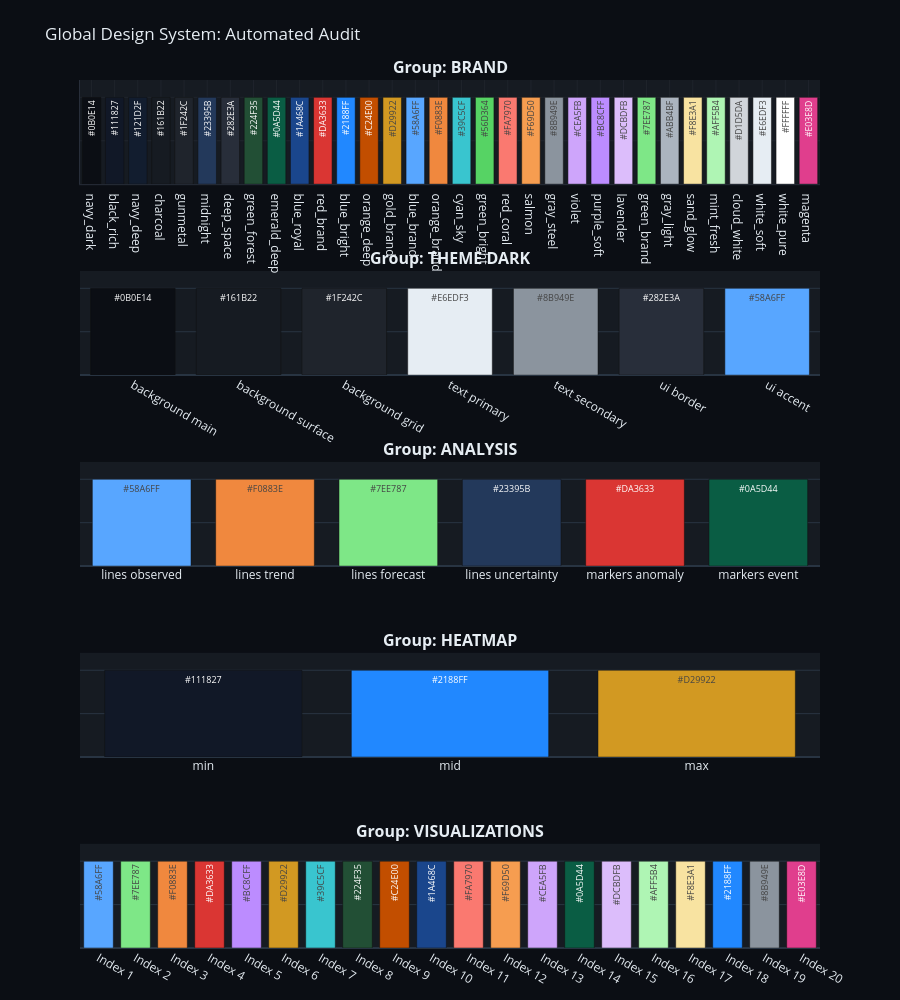

Notebook code cell kept with this figure:
### Code cell
def plot_full_color_audit():
    """
    Fully automated audit: Detects groups, individual colors, and lists
    directly from COLORS.yaml without manual assignment.
    """
    # Reset and load the raw dictionary for iteration
    ColorManager._colors = None
    ColorManager._raw_dict = None
    raw_data = ColorManager.get_raw_dict()

    # Filter main groups (e.g., theme_dark, analysis, visualizations)
    if raw_data is not None:
        groups: dict[str, Any] = {
            k: v for k, v in raw_data.items() if isinstance(v, dict)
        }
    else:
        groups = {}

    # Dynamic calculation of row count based on YAML structure
    fig = make_subplots(
        rows=len(groups),
        cols=1,
        vertical_spacing=0.1,
        subplot_titles=[f"<b>Group: {k.upper().replace('_', ' ')}</b>" for k in groups],
    )

    for i, (group_name, content) in enumerate(groups.items(), 1):
        labels, values = [], []

        # Internal helper to flatten nested YAML structures
        def parse_content(data: Any, prefix: str = ""):
            if isinstance(data, dict):
                for k, v in data.items():  # type: ignore
                    parse_content(v, f"{prefix}{k} ")
            elif isinstance(data, list):
                # Automatically detect lists like Top 20, Top 10, etc.
                for idx, color in enumerate(data):  # type: ignore
                    labels.append(f"Index {idx + 1}")  # type: ignore # noqa: B023
                    values.append(color)  # type: ignore # noqa: B023
            else:
                # Individual color (Hex code)
                labels.append(prefix.strip())  # noqa: B023
                values.append(data)  # noqa: B023

        parse_content(content)

        # Add bars
        fig.add_trace(
            go.Bar(
                x=labels,  # type: ignore
                y=[1] * len(labels),  # type: ignore
                marker_color=values,
                # Numerical hex codes inside bars (Standard 2025-10-29)
                text=values,  # type: ignore
                textposition="auto",
                # Auto-rotation if there are many colors
                textangle=-90 if len(labels) > 8 else 0,  # type: ignore
                textfont={"size": 9},
                name=group_name,
            ),
            row=i,
            col=1,
        )

    # Layout Optimization
    fig.update_layout(
        # Automatically scale height with the number of groups
        height=200 * len(groups),
        showlegend=False,
        title_text="Global Design System: Automated Audit",
        margin={"t": 80, "b": 50},
    )

    # Remove unnecessary axis labels for a clean look
    fig.update_yaxes(showticklabels=False, range=[0, 1.2])

    apply_modern_theme(fig)
    fig.show()
    # Note: Ensure save_all is defined or imported in your environment
    save_all(fig, "config/color_themes")


if __name__ == "__main__":
    plot_full_color_audit()

### Figure 1 — Plotly figure (JSON) as saved in the notebook; plotly's stock layout.template omitted (floating-point values rounded to 4 significant figures)
{"data": [{"marker": {"color": ["#0B0E14", "#111827", "#121D2F", "#161B22", "#1F242C", "#23395B", "#282E3A", "#224F35", "#0A5D44", "#1A468C", "#DA3633", "#2188FF", "#C24E00", "#D29922", "#58A6FF", "#F0883E", "#39C5CF", "#56D364", "#FA7970", "#F69D50", "#8B949E", "#CEA5FB", "#BC8CFF", "#DCBDFB", "#7EE787", "#ABB4BF", "#F8E3A1", "#AFF5B4", "#D1D5DA", "#E6EDF3", "#FFFFFF", "#E03E8D"]}, "name": "brand", "text": ["#0B0E14", "#111827", "#121D2F", "#161B22", "#1F242C", "#23395B", "#282E3A", "#224F35", "#0A5D44", "#1A468C", "#DA3633", "#2188FF", "#C24E00", "#D29922", "#58A6FF", "#F0883E", "#39C5CF", "#56D364", "#FA7970", "#F69D50", "#8B949E", "#CEA5FB", "#BC8CFF", "#DCBDFB", "#7EE787", "#ABB4BF", "#F8E3A1", "#AFF5B4", "#D1D5DA", "#E6EDF3", "#FFFFFF", "#E03E8D"], "textangle": -90, "textfont": {"size": 9}, "textposition": "auto", "type": "bar", "x": ["navy_dark", "black_rich", "navy_deep", "charcoal", "gunmetal", "midnight", "deep_space", "green_forest", "emerald_deep", "blue_royal", "red_brand", "blue_bright", "orange_deep", "gold_brand", "blue_brand", "orange_brand", "cyan_sky", "green_bright", "red_coral", "salmon", "gray_steel", "violet", "purple_soft", "lavender", "green_brand", "gray_light", "sand_glow", "mint_fresh", "cloud_white", "white_soft", "white_pure", "magenta"], "xaxis": "x", "y": [1, 1, 1, 1, 1, 1, 1, 1, 1, 1, 1, 1, 1, 1, 1, 1, 1, 1, 1, 1, 1, 1, 1, 1, 1, 1, 1, 1, 1, 1, 1, 1], "yaxis": "y"}, {"marker": {"color": ["#0B0E14", "#161B22", "#1F242C", "#E6EDF3", "#8B949E", "#282E3A", "#58A6FF"]}, "name": "theme_dark", "text": ["#0B0E14", "#161B22", "#1F242C", "#E6EDF3", "#8B949E", "#282E3A", "#58A6FF"], "textangle": 0, "textfont": {"size": 9}, "textposition": "auto", "type": "bar", "x": ["background main", "background surface", "background grid", "text primary", "text secondary", "ui border", "ui accent"], "xaxis": "x2", "y": [1, 1, 1, 1, 1, 1, 1], "yaxis": "y2"}, {"marker": {"color": ["#58A6FF", "#F0883E", "#7EE787", "#23395B", "#DA3633", "#0A5D44"]}, "name": "analysis", "text": ["#58A6FF", "#F0883E", "#7EE787", "#23395B", "#DA3633", "#0A5D44"], "textangle": 0, "textfont": {"size": 9}, "textposition": "auto", "type": "bar", "x": ["lines observed", "lines trend", "lines forecast", "lines uncertainty", "markers anomaly", "markers event"], "xaxis": "x3", "y": [1, 1, 1, 1, 1, 1], "yaxis": "y3"}, {"marker": {"color": ["#111827", "#2188FF", "#D29922"]}, "name": "heatmap", "text": ["#111827", "#2188FF", "#D29922"], "textangle": 0, "textfont": {"size": 9}, "textposition": "auto", "type": "bar", "x": ["min", "mid", "max"], "xaxis": "x4", "y": [1, 1, 1], "yaxis": "y4"}, {"marker": {"color": ["#58A6FF", "#7EE787", "#F0883E", "#DA3633", "#BC8CFF", "#D29922", "#39C5CF", "#224F35", "#C24E00", "#1A468C", "#FA7970", "#F69D50", "#CEA5FB", "#0A5D44", "#DCBDFB", "#AFF5B4", "#F8E3A1", "#2188FF", "#8B949E", "#E03E8D"]}, "name": "visualizations", "text": ["#58A6FF", "#7EE787", "#F0883E", "#DA3633", "#BC8CFF", "#D29922", "#39C5CF", "#224F35", "#C24E00", "#1A468C", "#FA7970", "#F69D50", "#CEA5FB", "#0A5D44", "#DCBDFB", "#AFF5B4", "#F8E3A1", "#2188FF", "#8B949E", "#E03E8D"], "textangle": -90, "textfont": {"size": 9}, "textposition": "auto", "type": "bar", "x": ["Index 1", "Index 2", "Index 3", "Index 4", "Index 5", "Index 6", "Index 7", "Index 8", "Index 9", "Index 10", "Index 11", "Index 12", "Index 13", "Index 14", "Index 15", "Index 16", "Index 17", "Index 18", "Index 19", "Index 20"], "xaxis": "x5", "y": [1, 1, 1, 1, 1, 1, 1, 1, 1, 1, 1, 1, 1, 1, 1, 1, 1, 1, 1, 1], "yaxis": "y5"}], "layout": {"annotations": [{"font": {"size": 16}, "showarrow": false, "text": "<b>Group: BRAND</b>", "x": 0.5, "xanchor": "center", "xref": "paper", "y": 1, "yanchor": "bottom", "yref": "paper"}, {"font": {"size": 16}, "showarrow": false, "text": "<b>Group: THEME DARK</b>", "x": 0.5, "xanchor": "center", "xref": "paper", "y": 0.78, "yanchor": "bottom", "yref": "paper"}, {"font": {"size": 16}, "showarrow": false, "text": "<b>Group: ANALYSIS</b>", "x": 0.5, "xanchor": "center", "xref": "paper", "y": 0.56, "yanchor": "bottom", "yref": "paper"}, {"font": {"size": 16}, "showarrow": false, "text": "<b>Group: HEATMAP</b>", "x": 0.5, "xanchor": "center", "xref": "paper", "y": 0.34, "yanchor": "bottom", "yref": "paper"}, {"font": {"size": 16}, "showarrow": false, "text": "<b>Group: VISUALIZATIONS</b>", "x": 0.5, "xanchor": "center", "xref": "paper", "y": 0.12, "yanchor": "bottom", "yref": "paper"}], "font": {"color": "#E6EDF3"}, "height": 1000, "margin": {"b": 50, "t": 80}, "paper_bgcolor": "#0B0E14", "plot_bgcolor": "#161B22", "showlegend": false, "title": {"text": "Global Design System: Automated Audit"}, "xaxis": {"anchor": "y", "domain": [0, 1], "gridcolor": "#1F242C", "linecolor": "#282E3A", "zeroline": false}, "xaxis2": {"anchor": "y2", "domain": [0, 1]}, "xaxis3": {"anchor": "y3", "domain": [0, 1]}, "xaxis4": {"anchor": "y4", "domain": [0, 1]}, "xaxis5": {"anchor": "y5", "domain": [0, 1]}, "yaxis": {"anchor": "x", "domain": [0.88, 1], "gridcolor": "#1F242C", "linecolor": "#282E3A", "range": [0, 1.2], "showticklabels": false, "zeroline": false}, "yaxis2": {"anchor": "x2", "domain": [0.66, 0.78], "range": [0, 1.2], "showticklabels": false}, "yaxis3": {"anchor": "x3", "domain": [0.44, 0.56], "range": [0, 1.2], "showticklabels": false}, "yaxis4": {"anchor": "x4", "domain": [0.22, 0.34], "range": [0, 1.2], "showticklabels": false}, "yaxis5": {"anchor": "x5", "domain": [0, 0.12], "range": [0, 1.2], "showticklabels": false}}}
